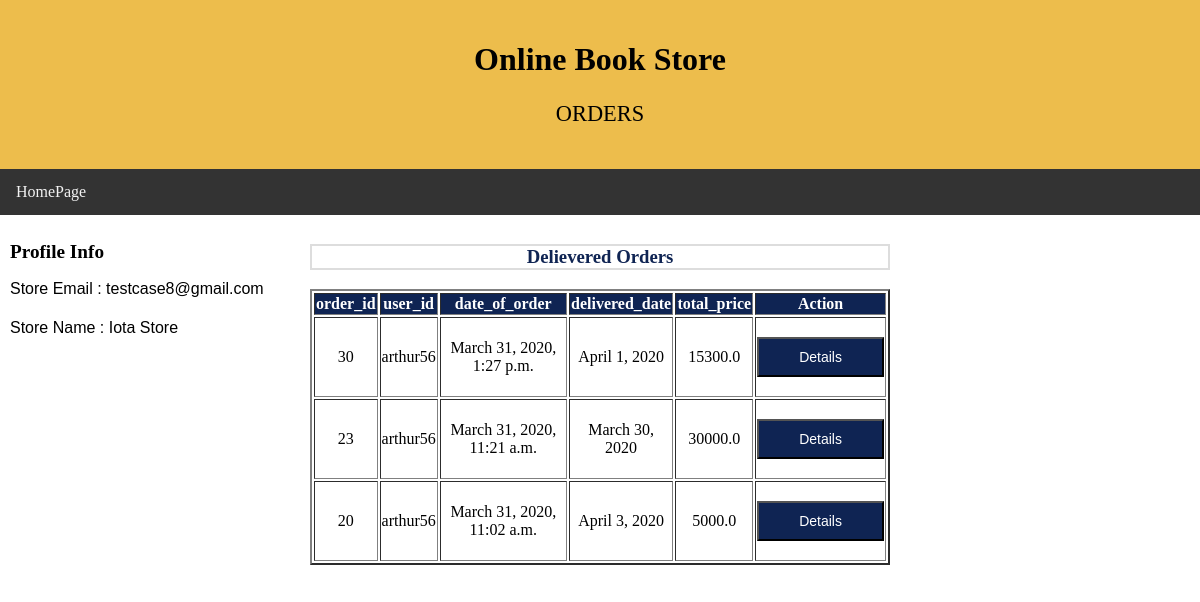
Screenshot of /orderDelivered (signed in) with the database file from the repository.
### newApp/models.py (models this page shows)
class Book_store(models.Model):
    store_id        = models.AutoField(primary_key = True)
    store_name      = models.CharField(max_length = 100)
    email           = models.EmailField(unique = True)
    password        = models.CharField(max_length = 50)
    website         = models.CharField(max_length = 50)
    phone_no        = models.CharField(max_length = 10)
    rating          = models.IntegerField(default = 0, null = True)
    address_line1   = models.CharField(max_length = 100)
    address_line2   = models.CharField(max_length = 100)
    city            = models.CharField(max_length = 50)
    district        = models.CharField(max_length = 50)
    state           = models.CharField(max_length = 50)
    zip_code        = models.CharField(max_length = 6)
    class Meta:
        db_table = "Book_store"

class Order(models.Model):
    STATUS_CHOICES  = [('Delivered', 'Delivered'), ('Processing', 'Processing'), ('Cancelled', 'Cancelled')]
    order_id        = models.AutoField(primary_key = True)
    user_id         = models.ForeignKey(Customer, on_delete = models.CASCADE)
    store_id        = models.ForeignKey(Book_store, to_field = 'store_id', db_column = 'store_id', on_delete = models.CASCADE)
    status                  = models.CharField(max_length = 20, choices = STATUS_CHOICES)
    date_of_order           = models.DateTimeField(auto_now_add = True)
    expected_delivery_date  = models.DateField(null = True, blank = True)
    delivered_date          = models.DateField(null = True, blank = True)
    cancelled_date          = models.DateField(null = True, blank = True)
    cancelled_by            = models.CharField(max_length = 20, null = True, blank = True)
    cancellation_remarks    = models.CharField(max_length = 100, null = True, blank = True)
    total_price             = models.FloatField(default = 0.0)
    address_no              = models.IntegerField(default = 0)
    class Meta:
        db_table = "Order"

class Customer(models.Model):
    user_id         = models.CharField(max_length = 50, primary_key = True)
    email           = models.EmailField()
    password        = models.CharField(max_length = 50)
    first_name      = models.CharField(max_length = 50)
    middle_name     = models.CharField(max_length = 50, null = True)
    last_name       = models.CharField(max_length = 50)
    phone_no        = models.CharField(max_length = 50)
    no_of_addr      = models.IntegerField(default = 1)
    class Meta:
        db_table = "Customer"

### newApp/views.py (the view)
# urls.py: path('orderDelivered', views.deliveredOrder, name = 'deliveredOrder'),
def deliveredOrder(request):
    if storeSessionCheck(request) == True:
        email       = request.session['email']
        store_row   = fetchStoreRow(email)                                          #1. Store details from the session
        store_id    = store_row[0]                                                  #Store ID
        store_name  = store_row[1]                                                  #Store name extracted
        status      = "Delivered"                                                        #2. Status to be searched
        q_result = Order.objects.filter(store_id = store_id, status = status).order_by('-date_of_order')   #3. Selecting all the rows from the Order table with the given store_id and status
        return render(request, 'store/deliveredOrders.html', {'store_email': email, 'store_name' : store_name,  'q_result' : q_result})
    else:
        messages.error(request, "Not Logged In")
        return redirect('storeLogin')

### newApp/views.py (called while the page is built)
def storeSessionCheck(request):
    if request.session.has_key('email'):
        email = request.session['email']
        cursor = connection.cursor()
        query = '''SELECT *
                   FROM Book_store
                   WHERE email=%s'''
        cursor.execute(query, [email])
        q_result = cursor.fetchall()
        storeCount = len(q_result)
        if storeCount == 1:
            return True
        else:
            return False
    else:
        return False

def fetchStoreRow(email):
    cursor = connection.cursor()
    query = '''SELECT *
               FROM Book_store
               WHERE email=%s'''
    cursor.execute(query, [email])
    q_result = cursor.fetchone()
    return q_result

### newApp/templates/store/deliveredOrders.html (shortened to what this page needs)
<!DOCTYPE html>
<html lang="en">
<head>
</head>
<body>
<div class="header">
  <h1>Online Book Store</h1>
  <p style="font-family:times new roman;font-size:140%";>ORDERS</p>
</div>
<div class="topnav">
 <a href="/store/storeProfile">HomePage</a>
</div>
<div class="row">
  <div class="column side">
    <h2 style="font-family:times new roman;font-size:120%";>Profile Info</h2>
   <p style="font-family:arial;font-size:100%;line-height:1.2";>
       Store Email : {{store_email}}<br><br>
       Store Name  : {{store_name}}<br>
    </p>
</div>
  <div class="column middle">
    <h3 style="color:#0f2453;border:2px solid #ddd">Delievered Orders</h3>
  		{% if q_result %}
            <table border="2" align="center">
                <tr style="background-color: #0f2453">
    						<th style="color: white">order_id</th>
    						<th style="color: white">user_id</th>
                <th style="color: white">date_of_order</th>
                <th style="color: white">delivered_date</th>
                <th style="color: white">total_price</th>
    						<th style="color: white;margin-right: 1%">Action</th>
                </tr>
                {% for r in q_result %}
                  <tr>
        						<td>{{ r.order_id }}</td>
        						<td>{{ r.user_id.pk }}</td>
        						<td>{{ r.date_of_order }}</td>
        						<td>{{ r.delivered_date }}</td>
                    <td>{{ r.total_price }}</td>
                    <td><form method="get"  action="{% url 'orderDetails' r.order_id %}">{% csrf_token %}
                          <br><button class="button" style="width: 100%">Details</button><br><br>
                        </form>
                  </td>
                  </tr>
                {% endfor %}
            </table>
  		{% else %}
  			 <h3 align="center">You have no Delivered Orders</h3>
  		{% endif %}
  </div>
  <div class="column side">
  </div>
</div>
</body>
</html>

### newApp/templates/store/deliveredOrders.html (style rules this page uses)
* { box-sizing: border-box; }
body { margin: 0; }
.header { background-color: #EDBD4C; padding: 20px; text-align: center; }
.topnav { overflow: hidden; background-color: #333; }
.topnav a { float: left; display: block; color: #f2f2f2; text-align: center; padding: 14px 16px; text-decoration: none; }
.column { float: left; padding: 10px; }
.column.side { width: 25%; }
.column.middle { width: 50%; text-align: center; }
.row:after { content: ""; display: table; clear: both; }
.button { background-color: #0f2453; border: ; color: white; padding: 10px 40px; text-align: center; font-size: 14px; cursor: pointer; }

### rows the page displays
Book_store: email "testcase8@gmail.com", store_name "Iota Store"
Order: order_id "30", user_id.pk "arthur56", date_of_order "March 31, 2020, 1:27 p.m.", delivered_date "April 1, 2020", total_price "15300.0"
Order: order_id "23", user_id.pk "arthur56", date_of_order "March 31, 2020, 11:21 a.m.", delivered_date "March 30, 2020", total_price "30000.0"
Order: order_id "20", user_id.pk "arthur56", date_of_order "March 31, 2020, 11:02 a.m.", delivered_date "April 3, 2020", total_price "5000.0"
